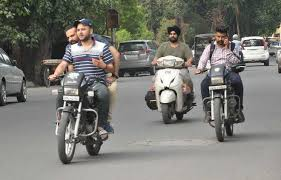
#> input picture download.jpeg, 281 x 180 px
$ python -i image_sharp.py   (imports and definitions only)   (older library calls are emulated)
#> lines starting #> are read from the running program, lines starting #| are printed output that depends on the picture
#> further down, picture is the input picture: shape (180, 281, 3); mean B, G, R 116.4, 122, 122.4
import cv2
import numpy as np
import os
from datetime import datetime
import json
from typing import Dict, List, Tuple, Optional, Any
from dataclasses import dataclass
from enum import Enum
import logging
from pathlib import Path
import shutil

# Enhanced imports for advanced image processing
try:
    from skimage import filters, measure, restoration, exposure, transform
    from skimage.metrics import structural_similarity as ssim
    from scipy import ndimage, signal
    from PIL import Image, ImageEnhance, ImageFilter
    import matplotlib.pyplot as plt
    ADVANCED_LIBS_AVAILABLE = True
except ImportError as e:
    print(f"Warning: Advanced libraries not available: {e}")
    ADVANCED_LIBS_AVAILABLE = False

# Configure logging
# [1 line not run here, left out]
logger = logging.getLogger(__name__)

class QualityMetric(Enum):
    """Enumeration of different quality metrics"""
    LAPLACIAN_VARIANCE = "laplacian_variance"
    SOBEL_GRADIENT = "sobel_gradient"
    BRENNER_FOCUS = "brenner_focus"
    TENENGRAD = "tenengrad"
    VARIANCE_OF_LAPLACIAN = "variance_of_laplacian"
    FFT_FREQUENCY = "fft_frequency"
    CANNY_EDGES = "canny_edges"
    SSIM_QUALITY = "ssim_quality"

@dataclass
class QualityScore:
    """Container for image quality metrics"""
    combined_score: float
    individual_scores: Dict[str, float]
    blur_detected: bool
    enhancement_applied: bool
    processing_time: float
    image_size: Tuple[int, int]

class AdvancedImageQualityAssessor:
    """Advanced image quality assessment using multiple metrics"""

    def __init__(self, config: Dict[str, Any] = None):
        self.config = config or self._default_config()
        self.reference_image = None

    def _default_config(self) -> Dict[str, Any]:
        return {
            'min_sharpness_threshold': 15.0,
            'blur_threshold': 0.15,
            'enhancement_enabled': True,
            'upscale_factor': 1.5,
            'quality_weights': {
                QualityMetric.LAPLACIAN_VARIANCE.value: 0.25,
                QualityMetric.SOBEL_GRADIENT.value: 0.20,
                QualityMetric.BRENNER_FOCUS.value: 0.15,
                QualityMetric.TENENGRAD.value: 0.15,
                QualityMetric.FFT_FREQUENCY.value: 0.15,
                QualityMetric.CANNY_EDGES.value: 0.10
            }
        }

    def assess_image_quality(self, image: np.ndarray) -> QualityScore:
        """Comprehensive image quality assessment"""
        start_time = datetime.now()

        if len(image.shape) == 3:
            gray = cv2.cvtColor(image, cv2.COLOR_BGR2GRAY)
        else:
            gray = image.copy()

        # Calculate individual quality metrics
        scores = {}

        # 1. Laplacian Variance (Primary sharpness measure)
        scores[QualityMetric.LAPLACIAN_VARIANCE.value] = self._laplacian_variance(gray)

        # 2. Sobel Gradient Magnitude
        scores[QualityMetric.SOBEL_GRADIENT.value] = self._sobel_gradient(gray)

        # 3. Brenner Gradient Focus Measure
        scores[QualityMetric.BRENNER_FOCUS.value] = self._brenner_focus(gray)

        # 4. Tenengrad (Gradient-based focus measure)
        scores[QualityMetric.TENENGRAD.value] = self._tenengrad_focus(gray)

        # 5. FFT Frequency Analysis
        scores[QualityMetric.FFT_FREQUENCY.value] = self._fft_frequency_analysis(gray)

        # 6. Canny Edge Density
        scores[QualityMetric.CANNY_EDGES.value] = self._canny_edge_density(gray)

        # Advanced metrics if libraries available
        if ADVANCED_LIBS_AVAILABLE:
            scores[QualityMetric.VARIANCE_OF_LAPLACIAN.value] = self._skimage_variance_laplacian(gray)

        # Calculate combined weighted score
        combined_score = self._calculate_weighted_score(scores)

        # Detect blur
        blur_detected = self._detect_blur_comprehensive(gray, scores)

        processing_time = (datetime.now() - start_time).total_seconds()

        return QualityScore(
            combined_score=combined_score,
            individual_scores=scores,
            blur_detected=blur_detected,
            enhancement_applied=False,
            processing_time=processing_time,
            image_size=image.shape[:2]
        )

    def _laplacian_variance(self, gray: np.ndarray) -> float:
        """Calculate Laplacian variance for sharpness"""
        laplacian = cv2.Laplacian(gray, cv2.CV_64F)
        return float(laplacian.var())

    def _sobel_gradient(self, gray: np.ndarray) -> float:
        """Calculate Sobel gradient magnitude"""
        sobelx = cv2.Sobel(gray, cv2.CV_64F, 1, 0, ksize=3)
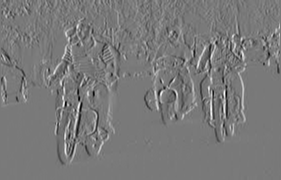
#> sobelx: shape (180, 281) float64; min -856, max 939, mean 0.9; drawn with min black and max white
        sobely = cv2.Sobel(gray, cv2.CV_64F, 0, 1, ksize=3)
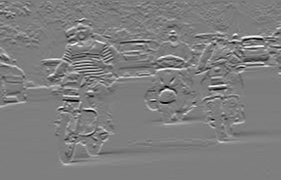
#> sobely: shape (180, 281) float64; min -836, max 855, mean 4.2; drawn with min black and max white
        magnitude = np.sqrt(sobelx**2 + sobely**2)
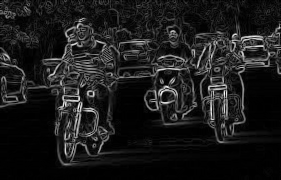
#> magnitude: shape (180, 281) float64; min 0, max 939.1, mean 102.3; drawn with min black and max white
        return float(np.mean(magnitude))

    def _brenner_focus(self, gray: np.ndarray) -> float:
        """Calculate Brenner gradient focus measure"""
        if gray.shape[0] < 2:
            return 0.0

        diff_y = np.diff(gray, axis=0)
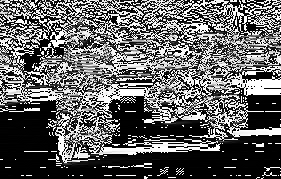
#> diff_y: shape (179, 281); min 0, max 255, mean 98.9
        if diff_y.shape[0] < 1:
            return 0.0

        brenner = np.sum((diff_y[:-1, :] * diff_y[1:, :])**2)
#> brenner = 2906765
        return float(brenner / max(gray.shape[0] * gray.shape[1], 1))

    def _tenengrad_focus(self, gray: np.ndarray) -> float:
        """Calculate Tenengrad focus measure using Sobel operator"""
        sobelx = cv2.Sobel(gray, cv2.CV_64F, 1, 0, ksize=3)
        sobely = cv2.Sobel(gray, cv2.CV_64F, 0, 1, ksize=3)
        tenengrad = sobelx**2 + sobely**2
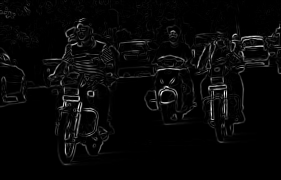
#> tenengrad: shape (180, 281) float64; min 0, max 881842, mean 28350.9; drawn with min black and max white
        return float(np.mean(tenengrad))

    def _fft_frequency_analysis(self, gray: np.ndarray) -> float:
        """Analyze frequency content using FFT"""
        f_transform = np.fft.fft2(gray)
        f_shift = np.fft.fftshift(f_transform)
        magnitude_spectrum = np.abs(f_shift)

        rows, cols = gray.shape
#> rows = 180; cols = 281
        crow, ccol = rows // 2, cols // 2
#> crow = 90; ccol = 140

        # Create high-frequency mask
        mask_size = min(rows, cols) // 8
#> mask_size = 22
        mask = np.zeros((rows, cols), dtype=np.float32)
        mask[crow-mask_size:crow+mask_size, ccol-mask_size:ccol+mask_size] = 1

        # Calculate high-frequency energy ratio
        total_energy = np.sum(magnitude_spectrum)
#> total_energy = 254043492.1
        high_freq_energy = np.sum(magnitude_spectrum * (1 - mask))
#> high_freq_energy = 186955638.3

        if total_energy > 0:
            return float(high_freq_energy / total_energy)
        return 0.0

    def _canny_edge_density(self, gray: np.ndarray) -> float:
        """Calculate edge density using Canny edge detector"""
        # Adaptive thresholds based on image statistics
        sigma = 0.33
        median_val = np.median(gray)
#> median_val = 134
        lower_thresh = int(max(0, (1.0 - sigma) * median_val))
#> lower_thresh = 89
        upper_thresh = int(min(255, (1.0 + sigma) * median_val))
#> upper_thresh = 178

        edges = cv2.Canny(gray, lower_thresh, upper_thresh)
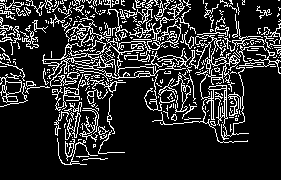
#> edges: shape (180, 281); 16.6% white in thin lines or dots
        edge_density = np.sum(edges > 0) / (gray.shape[0] * gray.shape[1])
#> edge_density = 0.166
        return float(edge_density * 1000)  # Scale for better weighting

    def _skimage_variance_laplacian(self, gray: np.ndarray) -> float:
        """Advanced Laplacian variance using scikit-image"""
        if not ADVANCED_LIBS_AVAILABLE:
            return 0.0

        laplacian = filters.laplace(gray)
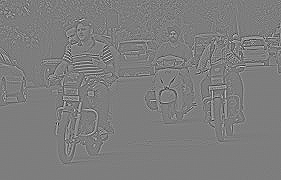
#> laplacian: shape (180, 281) float64; min -1.86, max 1.91, mean -8.12e-20; drawn with min black and max white
        return float(np.var(laplacian))

    def _calculate_weighted_score(self, scores: Dict[str, float]) -> float:
        """Calculate weighted combination of quality scores"""
        weights = self.config['quality_weights']
        total_score = 0.0
        total_weight = 0.0

        for metric, score in scores.items():
            if metric in weights:
                total_score += weights[metric] * score
                total_weight += weights[metric]
#> this loop made 7 passes
#> (metric, score, total_score, total_weight) on passes 1 to 6: ('laplacian_variance', 3227.1, 806.8, 0.25), ('sobel_gradient', 102.3, 827.2, 0.45), ('brenner_focus', 57.47, 835.9, 0.6), ('tenengrad', 28350.9, 5088.5, 0.75), ('fft_frequency', 0.736, 5088.6, 0.9), ('canny_edges', 166.2, 5105.2, 1)
#> (metric, score) on pass 7: ('variance_of_laplacian', 0.0492)
#> after the loop, total_score = 5105.2; total_weight = 1
#> in assess_image_quality, `combined_score = self._calculate_weighted_score(scores)`: combined_score = 5105.2

        return total_score / max(total_weight, 1.0)

    def _detect_blur_comprehensive(self, gray: np.ndarray, scores: Dict[str, float]) -> bool:
        """Comprehensive blur detection using multiple methods"""
        # Primary blur detection using Laplacian variance
        laplacian_blur = scores.get(QualityMetric.LAPLACIAN_VARIANCE.value, 0) < 50
#> laplacian_blur = False

        # FFT-based blur detection
        fft_blur = scores.get(QualityMetric.FFT_FREQUENCY.value, 0) < self.config['blur_threshold']
#> fft_blur = False

        # Edge density blur detection
        edge_blur = scores.get(QualityMetric.CANNY_EDGES.value, 0) < 2.0
#> edge_blur = False

        # Combined blur decision (any two methods agree)
        blur_votes = sum([laplacian_blur, fft_blur, edge_blur])
#> blur_votes = 0
        return blur_votes >= 2

class AdvancedImageEnhancer:
    """Advanced image enhancement using multiple techniques"""

    def __init__(self, config: Dict[str, Any] = None):
        self.config = config or self._default_config()

    # [160 lines left out: functions _default_config, enhance_image, _upscale_image, _reduce_noise, _deblur_image, _enhance_contrast and 3 more, not called in this run]

class VehicleSnapshotManager:
    """Manages vehicle snapshots with quality assessment and enhancement"""

    # [340 lines left out: functions __init__, _default_config, _setup_directories, process_vehicle_detection, _should_capture_snapshot, _extract_vehicle_crop and 5 more, not called in this run]

class OptimizedVehicleSnapshotter:
    """Main class for optimized vehicle snapshot processing"""

    def __init__(self, output_dir: str, config: Dict[str, Any] = None):
        self.config = config or self._default_config()
        self.snapshot_manager = VehicleSnapshotManager(output_dir, config)

    # [170 lines left out: functions _default_config, process_detection, finalize_processing, get_best_snapshots, demo_usage, test_quality_assessment and 1 more, not called in this run]

# Quality benchmarking and comparison
class QualityBenchmark:
    """Benchmark different quality assessment methods"""

    def __init__(self):
        self.assessor = AdvancedImageQualityAssessor()

    # [32 lines left out: functions benchmark_methods, compare_with_ground_truth, not called in this run]

# Main execution example
# [41 lines not run here, left out]

>>> import cv2
>>> picture = cv2.imread('download.jpeg')
>>> result = AdvancedImageQualityAssessor().assess_image_quality(picture)
#> in assess_image_quality, `blur_detected = self._detect_blur_comprehensive(gray, scores)`: blur_detected = False
